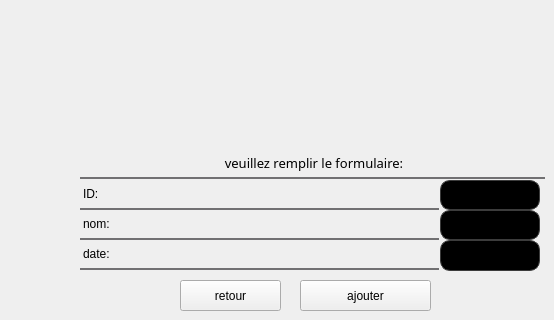
      <widget class="QWidget" name="tab_5_mar">
       <attribute name="title">
        <string>Ajouter une session</string>
       </attribute>
       <widget class="QLineEdit" name="date_ajout_2_mar">
        <property name="geometry">
         <rect>
          <x>440</x>
          <y>240</y>
          <width>100</width>
          <height>31</height>
         </rect>
        </property>
        <property name="minimumSize">
         <size>
          <width>0</width>
          <height>30</height>
         </size>
        </property>
        <property name="maximumSize">
         <size>
          <width>100</width>
          <height>80</height>
         </size>
        </property>
        <property name="styleSheet">
         <string notr="true">
    color: rgb(60, 60, 60);
    background-color: rgb(0, 0, 0);
    border: 1px solid rgb(60, 60, 60);
    border-radius: 10px;

</string>
        </property>
       </widget>
       <widget class="QPushButton" name="retour4_2_mar">
        <property name="geometry">
         <rect>
          <x>180</x>
          <y>280</y>
          <width>101</width>
          <height>31</height>
         </rect>
        </property>
        <property name="styleSheet">
         <string notr="true">background: tranparent;
font: italic 12pt &quot;Century Gothic&quot;;
color: qconicalgradient(cx:0.5, cy:0.5, angle:0, stop:0 rgba(35, 40, 3, 255), stop:0.16 rgba(136, 106, 22, 255), stop:0.225 rgba(166, 140, 41, 255), stop:0.285 rgba(204, 181, 74, 255), stop:0.345 rgba(235, 219, 102, 255), stop:0.415 rgba(245, 236, 112, 255), stop:0.52 rgba(209, 190, 76, 255), stop:0.57 rgba(187, 156, 51, 255), stop:0.635 rgba(168, 142, 42, 255), stop:0.695 rgba(202, 174, 68, 255), stop:0.75 rgba(218, 202, 86, 255), stop:0.815 rgba(208, 187, 73, 255), stop:0.88 rgba(187, 156, 51, 255), stop:0.935 rgba(137, 108, 26, 255), stop:1 rgba(35, 40, 3, 255));
border-bottom:2px solid#717072;
border-color: qconicalgradient(cx:0.5, cy:0.5, angle:0, stop:0 rgba(35, 40, 3, 255), stop:0.16 rgba(136, 106, 22, 255), stop:0.225 rgba(166, 140, 41, 255), stop:0.285 rgba(204, 181, 74, 255), stop:0.345 rgba(235, 219, 102, 255), stop:0.415 rgba(245, 236, 112, 255), stop:0.52 rgba(209, 190, 76, 255), stop:0.57 rgba(187, 156, 51, 255), stop:0.635 rgba(168, 142, 42, 255), stop:0.695 rgba(202, 174, 68, 255), stop:0.75 rgba(218, 202, 86, 255), stop:0.815 rgba(208, 187, 73, 255), stop:0.88 rgba(187, 156, 51, 255), stop:0.935 rgba(137, 108, 26, 255), stop:1 rgba(35, 40, 3, 255));
background-color: rgb(255, 212, 250);

border-radius:15px;}
QPushButton:hover{
	
	background-color: rgb(234, 78, 117);</string>
        </property>
        <property name="text">
         <string>retour</string>
        </property>
       </widget>
       <widget class="QLabel" name="label_15_mar">
        <property name="geometry">
         <rect>
          <x>80</x>
          <y>210</y>
          <width>359</width>
          <height>30</height>
         </rect>
        </property>
        <property name="styleSheet">
         <string notr="true">color: rgb(0, 0, 0);
font: 75 10pt &quot;Century Gothic&quot;;
background:transparent;
border:none;

border-bottom:2px solid#717072;
</string>
        </property>
        <property name="text">
         <string>nom:</string>
        </property>
       </widget>
       <widget class="QLabel" name="label_18_mar">
        <property name="geometry">
         <rect>
          <x>80</x>
          <y>180</y>
          <width>359</width>
          <height>30</height>
         </rect>
        </property>
        <property name="styleSheet">
         <string notr="true">color: rgb(0, 0, 0);
font: 75 10pt &quot;Century Gothic&quot;;
background:transparent;
border:none;

border-bottom:2px solid#717072;
</string>
        </property>
        <property name="text">
         <string>ID:</string>
        </property>
       </widget>
       <widget class="QLabel" name="label_14_mar">
        <property name="geometry">
         <rect>
          <x>80</x>
          <y>240</y>
          <width>359</width>
          <height>30</height>
         </rect>
        </property>
        <property name="styleSheet">
         <string notr="true">color: rgb(0, 0, 0);
font: 75 10pt &quot;Century Gothic&quot;;
background:transparent;
border:none;

border-bottom:2px solid#717072;
</string>
        </property>
        <property name="text">
         <string>date:</string>
        </property>
       </widget>
       <widget class="QLabel" name="label_16_mar">
        <property name="geometry">
         <rect>
          <x>80</x>
          <y>150</y>
          <width>465</width>
          <height>29</height>
         </rect>
        </property>
        <property name="font">
         <font>
          <family>Century Gothic</family>
          <pointsize>10</pointsize>
          <weight>9</weight>
          <italic>false</italic>
          <bold>false</bold>
         </font>
        </property>
        <property name="styleSheet">
         <string notr="true">color: rgb(0, 0, 0);
font: 75 10pt &quot;Century Gothic&quot;;
background:transparent;
border:none;

border-bottom:2px solid#717072;
</string>
        </property>
        <property name="text">
         <string>&lt;html&gt;&lt;head/&gt;&lt;body&gt;&lt;p align=&quot;center&quot;&gt;veuillez remplir le formulaire:&lt;/p&gt;&lt;/body&gt;&lt;/html&gt;</string>
        </property>
       </widget>
       <widget class="QPushButton" name="pushButton_9_mar">
        <property name="geometry">
         <rect>
          <x>300</x>
          <y>280</y>
          <width>131</width>
          <height>31</height>
         </rect>
        </property>
        <property name="styleSheet">
         <string notr="true">background: tranparent;
font: italic 12pt &quot;Century Gothic&quot;;
color: qconicalgradient(cx:0.5, cy:0.5, angle:0, stop:0 rgba(35, 40, 3, 255), stop:0.16 rgba(136, 106, 22, 255), stop:0.225 rgba(166, 140, 41, 255), stop:0.285 rgba(204, 181, 74, 255), stop:0.345 rgba(235, 219, 102, 255), stop:0.415 rgba(245, 236, 112, 255), stop:0.52 rgba(209, 190, 76, 255), stop:0.57 rgba(187, 156, 51, 255), stop:0.635 rgba(168, 142, 42, 255), stop:0.695 rgba(202, 174, 68, 255), stop:0.75 rgba(218, 202, 86, 255), stop:0.815 rgba(208, 187, 73, 255), stop:0.88 rgba(187, 156, 51, 255), stop:0.935 rgba(137, 108, 26, 255), stop:1 rgba(35, 40, 3, 255));
border-bottom:2px solid#717072;
border-color: qconicalgradient(cx:0.5, cy:0.5, angle:0, stop:0 rgba(35, 40, 3, 255), stop:0.16 rgba(136, 106, 22, 255), stop:0.225 rgba(166, 140, 41, 255), stop:0.285 rgba(204, 181, 74, 255), stop:0.345 rgba(235, 219, 102, 255), stop:0.415 rgba(245, 236, 112, 255), stop:0.52 rgba(209, 190, 76, 255), stop:0.57 rgba(187, 156, 51, 255), stop:0.635 rgba(168, 142, 42, 255), stop:0.695 rgba(202, 174, 68, 255), stop:0.75 rgba(218, 202, 86, 255), stop:0.815 rgba(208, 187, 73, 255), stop:0.88 rgba(187, 156, 51, 255), stop:0.935 rgba(137, 108, 26, 255), stop:1 rgba(35, 40, 3, 255));
background-color: rgb(255, 212, 250);

border-radius:15px;}
QPushButton:hover{
	
	background-color: rgb(234, 78, 117);</string>
        </property>
        <property name="text">
         <string>ajouter</string>
        </property>
       </widget>
       <widget class="QLineEdit" name="nom_ajout_2_mar">
        <property name="geometry">
         <rect>
          <x>440</x>
          <y>210</y>
          <width>100</width>
          <height>30</height>
         </rect>
        </property>
        <property name="minimumSize">
         <size>
          <width>0</width>
          <height>30</height>
         </size>
        </property>
        <property name="maximumSize">
         <size>
          <width>100</width>
          <height>80</height>
         </size>
        </property>
        <property name="styleSheet">
         <string notr="true">
    color: rgb(60, 60, 60);
    background-color: rgb(0, 0, 0);
    border: 1px solid rgb(60, 60, 60);
    border-radius: 10px;

</string>
        </property>
       </widget>
       <widget class="QLineEdit" name="id_ajout_2_mar">
        <property name="geometry">
         <rect>
          <x>440</x>
          <y>180</y>
          <width>100</width>
          <height>30</height>
         </rect>
        </property>
        <property name="minimumSize">
         <size>
          <width>0</width>
          <height>30</height>
         </size>
        </property>
        <property name="maximumSize">
         <size>
          <width>100</width>
          <height>80</height>
         </size>
        </property>
        <property name="styleSheet">
         <string notr="true">
    color: rgb(60, 60, 60);
    background-color: rgb(0, 0, 0);
    border: 1px solid rgb(60, 60, 60);
    border-radius: 10px;

</string>
        </property>
       </widget>
       <widget class="QLabel" name="label_13_mar">
        <property name="geometry">
         <rect>
          <x>250</x>
          <y>10</y>
          <width>131</width>
          <height>111</height>
         </rect>
        </property>
        <property name="styleSheet">
         <string notr="true">background:transparent;
image: url(:/new/prefix1/image/—Pngtree—add vector icon_3791307.png);</string>
        </property>
        <property name="text">
         <string/>
        </property>
       </widget>
      </widget>
